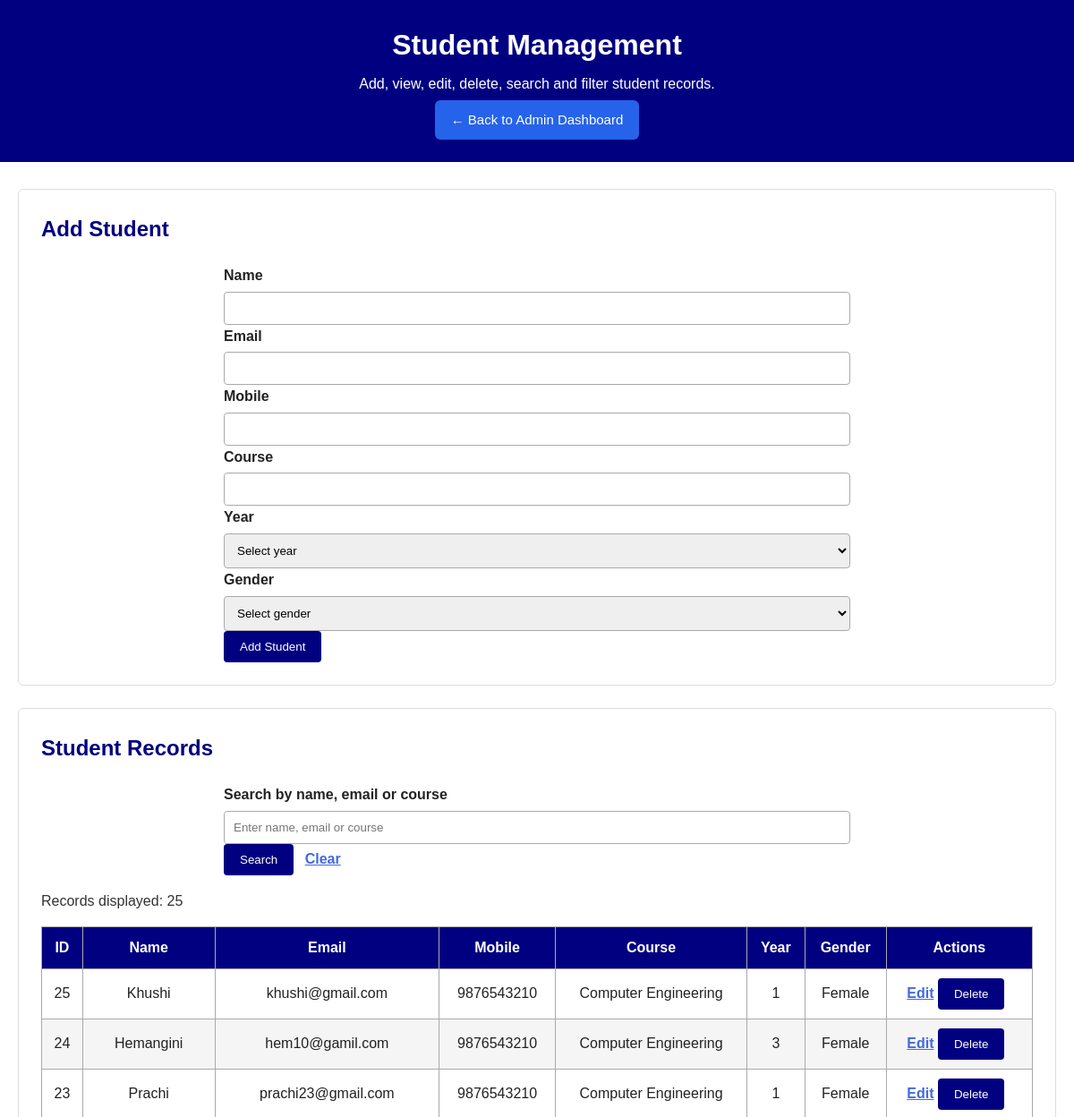
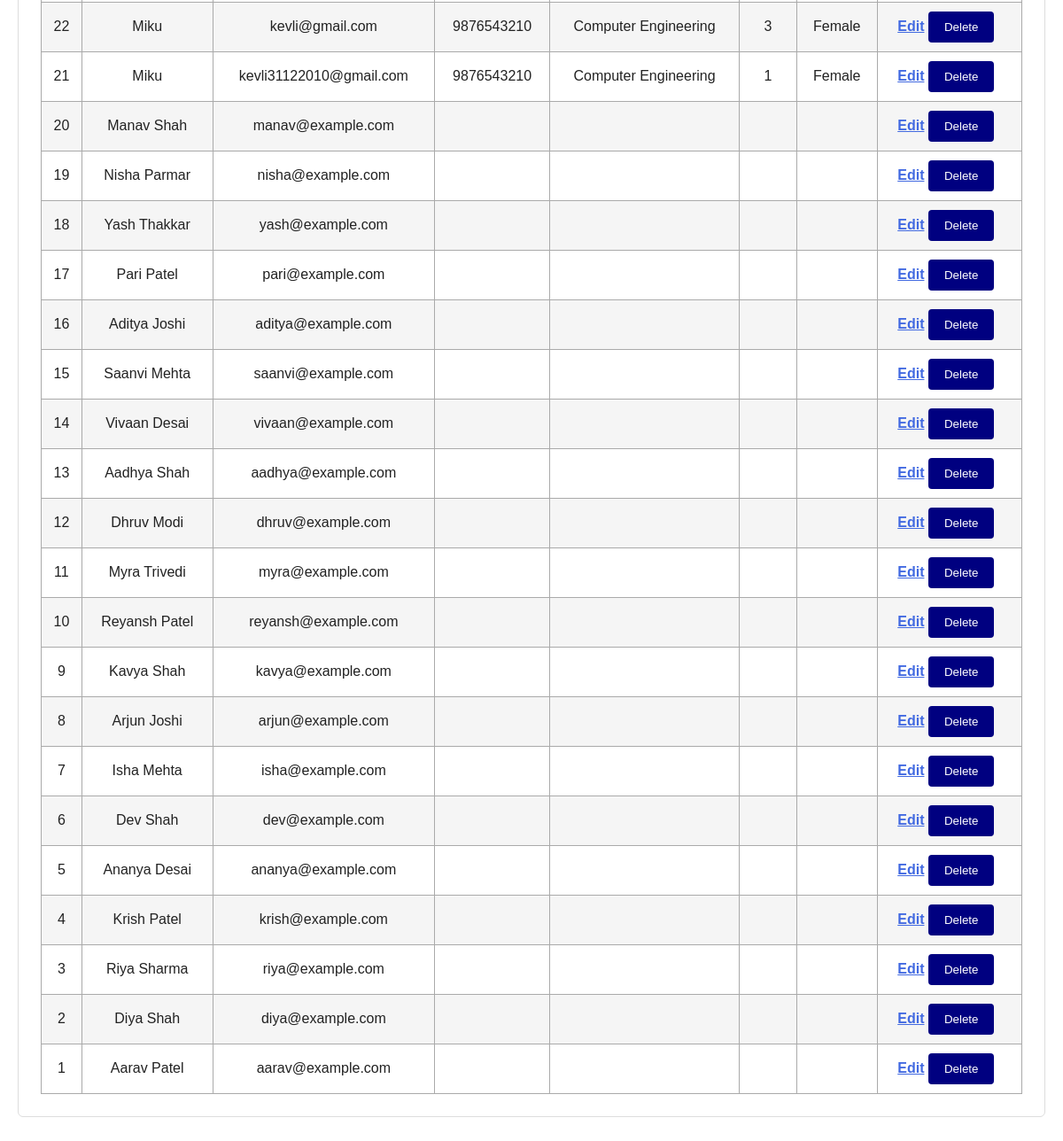
/Pages/manage_students.php (signed in), run on the app's committed database (2 pictures, top to bottom).
### tables this page shows
CREATE TABLE `students` (
  `student_id` int(11) NOT NULL,
  `name` varchar(100) NOT NULL,
  `email` varchar(100) NOT NULL,
  `password` varchar(255) NOT NULL,
  `created_at` timestamp NOT NULL DEFAULT current_timestamp(),
  `mobile` varchar(10) DEFAULT NULL,
  `course` varchar(50) DEFAULT NULL,
  `year` tinyint(3) UNSIGNED DEFAULT NULL,
  `gender` varchar(10) DEFAULT NULL
);

### Pages/manage_students.php (the view, shortened to what this page needs)
<?php
require_once __DIR__ . "/../config/db.php";
$search = trim($_GET["search"] ?? "");
function clean($value) {
    return htmlspecialchars((string)$value, ENT_QUOTES, "UTF-8");
}
$editStudent = null;
$sql = "SELECT student_id, name, email, mobile, course, year, gender, created_at
        FROM students";
$sql .= " ORDER BY student_id DESC";
$stmt = $conn->prepare($sql);
$stmt->execute();
$students = $stmt->get_result();
?>
<!DOCTYPE html>
<html lang="en">
<head>
    <link rel="stylesheet" href="../css/style.css">
</head>
<body>
<header>
    <h1>Student Management</h1>
    <p>Add, view, edit, delete, search and filter student records.</p>
    <a href="admin_dashboard.php" class="btn">← Back to Admin Dashboard</a>
</header>
<main>
    <section>
        <h2><?= $editStudent ? "Edit Student" : "Add Student" ?></h2>
        <form method="post">
            <label>Name</label>
            <input name="name" required maxlength="100"
                   value="<?= clean($editStudent["name"] ?? "") ?>">
            <label>Email</label>
            <input type="email" name="email" required maxlength="100"
                   value="<?= clean($editStudent["email"] ?? "") ?>">
            <label>Mobile</label>
            <input name="mobile" required pattern="[0-9]{10}"
                   maxlength="10"
                   value="<?= clean($editStudent["mobile"] ?? "") ?>">
            <label>Course</label>
            <input name="course" required
                   value="<?= clean($editStudent["course"] ?? "") ?>">
            <label>Year</label>
            <select name="year" required>
                <option value="">Select year</option>
            </select>
            <label>Gender</label>
            <select name="gender" required>
                <option value="">Select gender</option>
            </select>
            <button type="submit">
                <?= $editStudent ? "Update Student" : "Add Student" ?>
            </button>
        </form>
    </section>
    <section>
        <h2>Student Records</h2>
        <form method="get">
            <label>Search by name, email or course</label>
            <input name="search" value="<?= clean($search) ?>"
                   placeholder="Enter name, email or course">
            <button type="submit">Search</button>
            <a href="manage_students.php">Clear</a>
        </form>
        <p>Records displayed: <?= $students->num_rows ?></p>
        <table>
            <thead>
                <tr>
                    <th>ID</th>
                    <th>Name</th>
                    <th>Email</th>
                    <th>Mobile</th>
                    <th>Course</th>
                    <th>Year</th>
                    <th>Gender</th>
                    <th>Actions</th>
                </tr>
            </thead>
            <tbody>
            <?php while ($row = $students->fetch_assoc()): ?>
                <tr>
                    <td><?= (int)$row["student_id"] ?></td>
                    <td><?= clean($row["name"]) ?></td>
                    <td><?= clean($row["email"]) ?></td>
                    <td><?= clean($row["mobile"]) ?></td>
                    <td><?= clean($row["course"]) ?></td>
                    <td><?= clean($row["year"]) ?></td>
                    <td><?= clean($row["gender"]) ?></td>
                    <td>
                        <a href="?edit=<?= (int)$row["student_id"] ?>">Edit</a>
                        <form method="post" style="display:inline"
                              onsubmit="return confirm('Delete this student record?');">
                            <button type="submit">Delete</button>
                        </form>
                    </td>
                </tr>
            <?php endwhile; ?>
            </tbody>
        </table>
    </section>
</main>
</body>
</html>

### css/style.css (style rules this page uses)
* { box-sizing: border-box; }
body { background-color: white; font-family: Arial, sans-serif; color: #222; margin: 0; padding: 0; line-height: 1.6; }
header { background-color: navy; color: white; text-align: center; padding: 25px 20px; }
header h1, header h2 { color: white; margin: 0 0 5px; }
header p { color: white; margin: 5px 0; }
main { max-width: 1200px; margin: 0 auto; padding: 30px 20px; }
section { background-color: white; padding: 25px; margin-bottom: 25px; border: 1px solid #ddd; border-radius: 6px; }
h1, h2, h3 { color: navy; }
section h2 { margin-top: 0; }
p { color: #333; }
form { max-width: 700px; margin: 0 auto; }
label { color: #222; font-weight: bold; }
input, select, textarea { width: 100%; padding: 10px; margin-top: 5px; border: 1px solid #aaa; border-radius: 4px; font-family: Arial, sans-serif; }
button { background-color: navy; color: white; border: none; padding: 10px 18px; margin-right: 8px; border-radius: 4px; cursor: pointer; }
table { width: 100%; border-collapse: collapse; margin-top: 15px; }
th { background-color: navy; color: white; }
th, td { border: 1px solid #aaa; padding: 10px; text-align: center; }
tbody tr:nth-child(even) { background-color: #f5f5f5; }
main a { color: royalblue; font-weight: bold; }
.btn { display: inline-block; padding: 10px 18px; background-color: #2563eb; color: white; text-decoration: none; border: none; border-radius: 6px; font-size: 15px; cursor: pointer; }

### data on the page
students: student_id "25", name "Khushi", email "khushi@gmail.com", mobile "9876543210", course "Computer Engineering", year "1", gender "Female"
students: student_id "24", name "Hemangini", email "hem10@gamil.com", mobile "9876543210", course "Computer Engineering", year "3", gender "Female"
students: student_id "23", name "Prachi", email "prachi23@gmail.com", mobile "9876543210", course "Computer Engineering", year "1", gender "Female"
students: student_id "22", name "Miku", email "kevli@gmail.com", mobile "9876543210", course "Computer Engineering", year "3", gender "Female"
students: student_id "21", name "Miku", email "kevli31122010@gmail.com", mobile "9876543210", course "Computer Engineering", year "1", gender "Female"
students: student_id "20", name "Manav Shah", email "manav@example.com"
students: student_id "19", name "Nisha Parmar", email "nisha@example.com"
students: student_id "18", name "Yash Thakkar", email "yash@example.com"
students: student_id "17", name "Pari Patel", email "pari@example.com"
students: student_id "16", name "Aditya Joshi", email "aditya@example.com"
students: student_id "15", name "Saanvi Mehta", email "saanvi@example.com"
students: student_id "14", name "Vivaan Desai", email "vivaan@example.com"
students: student_id "13", name "Aadhya Shah", email "aadhya@example.com"
students: student_id "12", name "Dhruv Modi", email "dhruv@example.com"
students: student_id "11", name "Myra Trivedi", email "myra@example.com"
students: student_id "10", name "Reyansh Patel", email "reyansh@example.com"
students: student_id "9", name "Kavya Shah", email "kavya@example.com"
students: student_id "8", name "Arjun Joshi", email "arjun@example.com"
students: student_id "7", name "Isha Mehta", email "isha@example.com"
students: student_id "6", name "Dev Shah", email "dev@example.com"
students: student_id "5", name "Ananya Desai", email "ananya@example.com"
students: student_id "4", name "Krish Patel", email "krish@example.com"
students: student_id "3", name "Riya Sharma", email "riya@example.com"
students: student_id "2", name "Diya Shah", email "diya@example.com"
students: student_id "1", name "Aarav Patel", email "aarav@example.com"

### other printed values
$students->num_rows "25"
